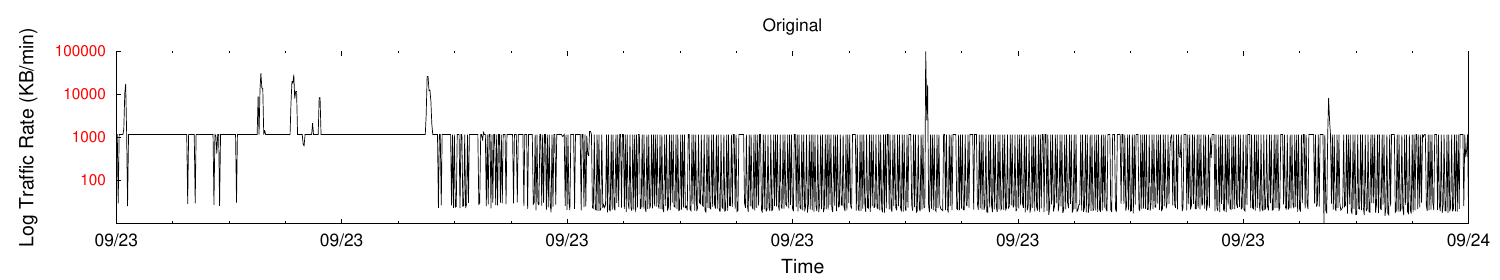

Here is the gnuplot script that generated this plot:
set terminal postscript eps enhanced "Helvetica" 25 color
set size 3.0,0.8
set output 'edited.eps'
set border 11
set datafile separator ','

set style line 1 lt 1 lw 2 pt 3 ps 0.5 lc rgb 'black'
set timefmt "%Y/%m/%d %H:%M"
set format x "%m/%d"

set xdata time
set xrange ["2016/09/23 00:00":"2016/09/24 00:00"]
set yrange [10: 100000]
set key top right
set ytics (10, 100, 1000, 10000, 100000)
set title "Original"

# set autoscale y
set ytics nomirror font "Helvetica,22"
set ytics textcolor rgb "red"

set xlabel 'Time' offset 1,0 font "Helvetica,28"
set ylabel 'Log Traffic Rate (KB/min)' offset 1,0 font "Helvetica,28"
set logscale y 10

plot 'edited.csv' using 1:($2/1024) title '' with lines ls 1
